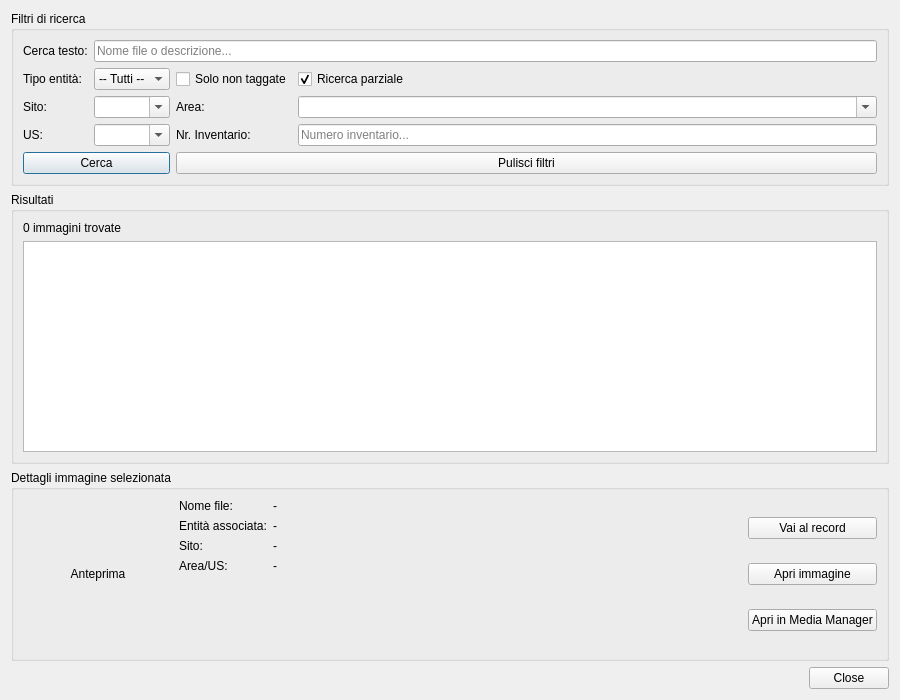
<?xml version="1.0" encoding="UTF-8"?>
<ui version="4.0">
 <class>DialogImageSearch</class>
 <widget class="QDialog" name="DialogImageSearch">
  <property name="geometry">
   <rect>
    <x>0</x>
    <y>0</y>
    <width>900</width>
    <height>700</height>
   </rect>
  </property>
  <property name="windowTitle">
   <string>pyArchInit - Ricerca Immagini</string>
  </property>
  <layout class="QVBoxLayout" name="verticalLayout">
   <item>
    <widget class="QGroupBox" name="groupBox_filters">
     <property name="title">
      <string>Filtri di ricerca</string>
     </property>
     <layout class="QGridLayout" name="gridLayout">
      <item row="0" column="0">
       <widget class="QLabel" name="label_text">
        <property name="text">
         <string>Cerca testo:</string>
        </property>
       </widget>
      </item>
      <item row="0" column="1" colspan="3">
       <widget class="QLineEdit" name="lineEdit_text_search">
        <property name="placeholderText">
         <string>Nome file o descrizione...</string>
        </property>
       </widget>
      </item>
      <item row="1" column="0">
       <widget class="QLabel" name="label_entity">
        <property name="text">
         <string>Tipo entità:</string>
        </property>
       </widget>
      </item>
      <item row="1" column="1">
       <widget class="QComboBox" name="comboBox_entity_type">
        <item>
         <property name="text">
          <string>-- Tutti --</string>
         </property>
        </item>
        <item>
         <property name="text">
          <string>US</string>
         </property>
        </item>
        <item>
         <property name="text">
          <string>Pottery</string>
         </property>
        </item>
        <item>
         <property name="text">
          <string>Materiali</string>
         </property>
        </item>
        <item>
         <property name="text">
          <string>Tomba</string>
         </property>
        </item>
        <item>
         <property name="text">
          <string>Struttura</string>
         </property>
        </item>
       </widget>
      </item>
      <item row="1" column="2">
       <widget class="QCheckBox" name="checkBox_untagged">
        <property name="text">
         <string>Solo non taggate</string>
        </property>
       </widget>
      </item>
      <item row="1" column="3">
       <widget class="QCheckBox" name="checkBox_partial">
        <property name="text">
         <string>Ricerca parziale</string>
        </property>
        <property name="checked">
         <bool>true</bool>
        </property>
       </widget>
      </item>
      <item row="2" column="0">
       <widget class="QLabel" name="label_sito">
        <property name="text">
         <string>Sito:</string>
        </property>
       </widget>
      </item>
      <item row="2" column="1">
       <widget class="QComboBox" name="comboBox_sito">
        <property name="editable">
         <bool>true</bool>
        </property>
       </widget>
      </item>
      <item row="2" column="2">
       <widget class="QLabel" name="label_area">
        <property name="text">
         <string>Area:</string>
        </property>
       </widget>
      </item>
      <item row="2" column="3">
       <widget class="QComboBox" name="comboBox_area">
        <property name="editable">
         <bool>true</bool>
        </property>
       </widget>
      </item>
      <item row="3" column="0">
       <widget class="QLabel" name="label_us">
        <property name="text">
         <string>US:</string>
        </property>
       </widget>
      </item>
      <item row="3" column="1">
       <widget class="QComboBox" name="comboBox_us">
        <property name="editable">
         <bool>true</bool>
        </property>
       </widget>
      </item>
      <item row="3" column="2">
       <widget class="QLabel" name="label_inventario">
        <property name="text">
         <string>Nr. Inventario:</string>
        </property>
       </widget>
      </item>
      <item row="3" column="3">
       <widget class="QLineEdit" name="lineEdit_inventario">
        <property name="placeholderText">
         <string>Numero inventario...</string>
        </property>
       </widget>
      </item>
      <item row="4" column="0" colspan="2">
       <widget class="QPushButton" name="pushButton_search">
        <property name="text">
         <string>Cerca</string>
        </property>
        <property name="icon">
         <iconset resource="../../resources/resources.qrc">
          <normaloff>:/icons/search.png</normaloff>:/icons/search.png</iconset>
        </property>
       </widget>
      </item>
      <item row="4" column="2" colspan="2">
       <widget class="QPushButton" name="pushButton_clear">
        <property name="text">
         <string>Pulisci filtri</string>
        </property>
       </widget>
      </item>
     </layout>
    </widget>
   </item>
   <item>
    <widget class="QGroupBox" name="groupBox_results">
     <property name="title">
      <string>Risultati</string>
     </property>
     <layout class="QVBoxLayout" name="verticalLayout_2">
      <item>
       <widget class="QLabel" name="label_results_count">
        <property name="text">
         <string>0 immagini trovate</string>
        </property>
       </widget>
      </item>
      <item>
       <widget class="QListWidget" name="listWidget_results">
        <property name="viewMode">
         <enum>QListView::IconMode</enum>
        </property>
        <property name="iconSize">
         <size>
          <width>120</width>
          <height>120</height>
         </size>
        </property>
        <property name="movement">
         <enum>QListView::Static</enum>
        </property>
        <property name="resizeMode">
         <enum>QListView::Adjust</enum>
        </property>
        <property name="spacing">
         <number>10</number>
        </property>
        <property name="selectionMode">
         <enum>QAbstractItemView::ExtendedSelection</enum>
        </property>
       </widget>
      </item>
     </layout>
    </widget>
   </item>
   <item>
    <widget class="QGroupBox" name="groupBox_details">
     <property name="title">
      <string>Dettagli immagine selezionata</string>
     </property>
     <layout class="QHBoxLayout" name="horizontalLayout">
      <item>
       <widget class="QLabel" name="label_preview">
        <property name="minimumSize">
         <size>
          <width>150</width>
          <height>150</height>
         </size>
        </property>
        <property name="maximumSize">
         <size>
          <width>150</width>
          <height>150</height>
         </size>
        </property>
        <property name="text">
         <string>Anteprima</string>
        </property>
        <property name="alignment">
         <set>Qt::AlignCenter</set>
        </property>
       </widget>
      </item>
      <item>
       <layout class="QFormLayout" name="formLayout">
        <item row="0" column="0">
         <widget class="QLabel" name="label_filename_title">
          <property name="text">
           <string>Nome file:</string>
          </property>
         </widget>
        </item>
        <item row="0" column="1">
         <widget class="QLabel" name="label_filename">
          <property name="text">
           <string>-</string>
          </property>
         </widget>
        </item>
        <item row="1" column="0">
         <widget class="QLabel" name="label_entity_title">
          <property name="text">
           <string>Entità associata:</string>
          </property>
         </widget>
        </item>
        <item row="1" column="1">
         <widget class="QLabel" name="label_entity_info">
          <property name="text">
           <string>-</string>
          </property>
         </widget>
        </item>
        <item row="2" column="0">
         <widget class="QLabel" name="label_sito_title">
          <property name="text">
           <string>Sito:</string>
          </property>
         </widget>
        </item>
        <item row="2" column="1">
         <widget class="QLabel" name="label_sito_info">
          <property name="text">
           <string>-</string>
          </property>
         </widget>
        </item>
        <item row="3" column="0">
         <widget class="QLabel" name="label_area_title">
          <property name="text">
           <string>Area/US:</string>
          </property>
         </widget>
        </item>
        <item row="3" column="1">
         <widget class="QLabel" name="label_area_info">
          <property name="text">
           <string>-</string>
          </property>
         </widget>
        </item>
       </layout>
      </item>
      <item>
       <spacer name="horizontalSpacer">
        <property name="orientation">
         <enum>Qt::Horizontal</enum>
        </property>
        <property name="sizeHint" stdset="0">
         <size>
          <width>40</width>
          <height>20</height>
         </size>
        </property>
       </spacer>
      </item>
      <item>
       <layout class="QVBoxLayout" name="verticalLayout_3">
        <item>
         <widget class="QPushButton" name="pushButton_goto_record">
          <property name="text">
           <string>Vai al record</string>
          </property>
         </widget>
        </item>
        <item>
         <widget class="QPushButton" name="pushButton_open_image">
          <property name="text">
           <string>Apri immagine</string>
          </property>
         </widget>
        </item>
        <item>
         <widget class="QPushButton" name="pushButton_open_media_manager">
          <property name="text">
           <string>Apri in Media Manager</string>
          </property>
         </widget>
        </item>
       </layout>
      </item>
     </layout>
    </widget>
   </item>
   <item>
    <widget class="QDialogButtonBox" name="buttonBox">
     <property name="standardButtons">
      <set>QDialogButtonBox::Close</set>
     </property>
    </widget>
   </item>
  </layout>
 </widget>
 <resources>
  <include location="../../resources/resources.qrc"/>
 </resources>
 <connections>
  <connection>
   <sender>buttonBox</sender>
   <signal>rejected()</signal>
   <receiver>DialogImageSearch</receiver>
   <slot>reject()</slot>
   <hints>
    <hint type="sourcelabel">
     <x>449</x>
     <y>679</y>
    </hint>
    <hint type="destinationlabel">
     <x>449</x>
     <y>349</y>
    </hint>
   </hints>
  </connection>
 </connections>
</ui>
